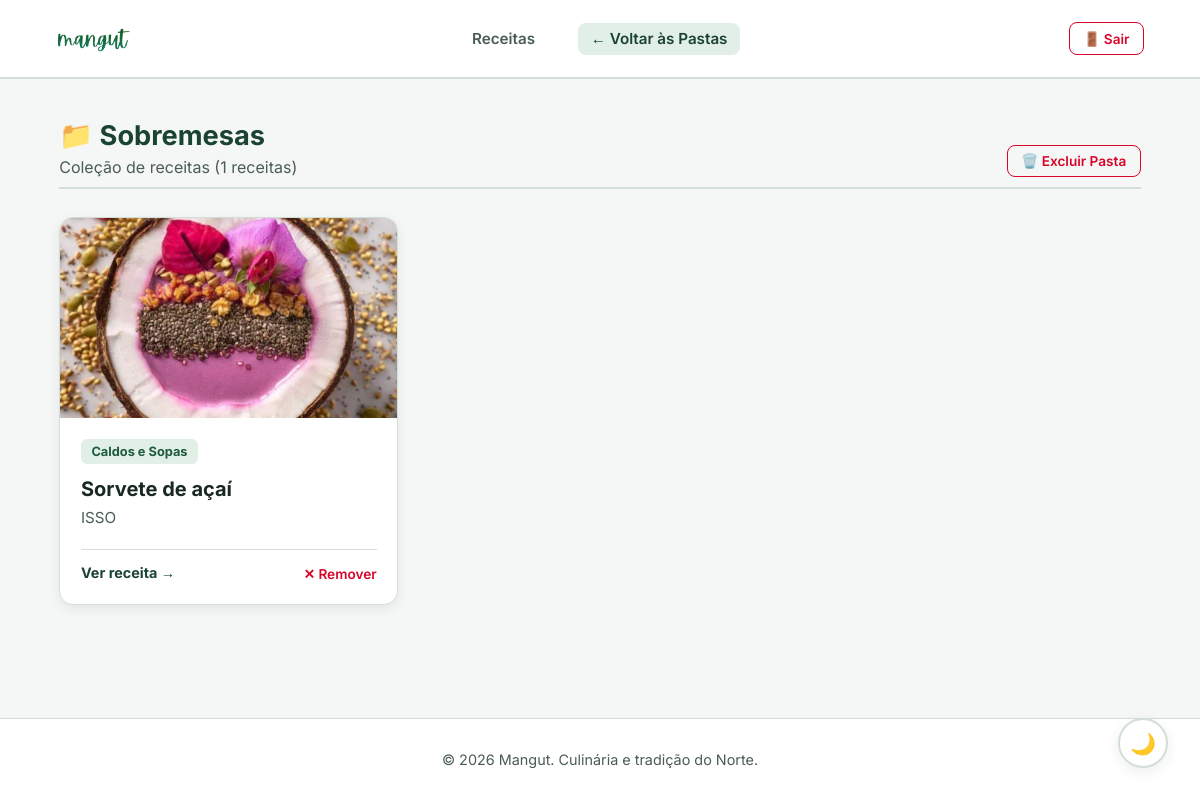
Screenshot of /pastas/2 (signed in) with the database file from the repository.
### app/models.py (models this page shows)
class PastaReceitas(db.Model):
    __tablename__ = 'pastas_receitas_usuario'
    id = db.Column(db.Integer, primary_key=True)
    nome = db.Column(db.String(100), nullable=False)
    descricao = db.Column(db.String(255), nullable=True)
    data_criacao = db.Column(db.DateTime, default=datetime.utcnow)
    gastronomo_id = db.Column(db.Integer, db.ForeignKey('gastronomos.idgastronomos'), nullable=False)
    usuario = db.relationship('Gastronomo', back_populates='pastas')
    receitas_salvas = db.relationship('Receita', secondary=pastas_receitas, backref='pastas_onde_esta_salva',
                                      lazy='subquery')

class Receita(db.Model):
    __tablename__ = 'receitas'
    idreceitas = db.Column(db.Integer, primary_key=True)
    nome = db.Column(db.String(100), nullable=False)
    descricao = db.Column(db.Text, nullable=False)
    lista_ingredientes = db.Column(db.Text, nullable=False)
    modo_preparo = db.Column(db.Text, nullable=False)
    imagem_url = db.Column(db.String(255), nullable=True)
    visualizacoes = db.Column(db.Integer, default=0)
    status = db.Column(db.String(20), default='ativo')
    data_criacao = db.Column(db.DateTime, default=datetime.utcnow)
    categoria_idcategoria = db.Column(db.Integer, db.ForeignKey('categoria.idcategoria'), nullable=False)
    gastronomos_idgastronomos = db.Column(db.Integer, db.ForeignKey('gastronomos.idgastronomos'), nullable=False)
    categoria_rel = db.relationship('Categoria', back_populates='receitas')
    autor = db.relationship('Gastronomo', back_populates='receitas')
    avaliacoes = db.relationship('AvaliacaoReceita', back_populates='receita', lazy=True, cascade='all, delete-orphan')

class Categoria(db.Model):
    __tablename__ = 'categoria'
    idcategoria = db.Column(db.Integer, primary_key=True)
    nome = db.Column(db.String(50), nullable=False)
    receitas = db.relationship('Receita', back_populates='categoria_rel', lazy=True)

### app/routes.py (the view)
@main.route('/pastas/<int:id>')
@login_required
def ver_pasta(id):
    pasta = PastaReceitas.query.filter_by(id=id, gastronomo_id=current_user.idgastronomos).first_or_404()
    receitas_formatadas = formatar_receitas(Receita.query.filter(Receita.idreceitas.in_([r.idreceitas for r in pasta.receitas_salvas]))) if pasta.receitas_salvas else []
    return render_template('detalhe_pasta.html', pasta=pasta, receitas=receitas_formatadas)

### app/routes.py (called while the page is built)
def formatar_receitas(query_obj):
    receitas_db = query_obj.all()
    formatadas = []
    for r in receitas_db:
        avaliacoes = AvaliacaoReceita.query.filter_by(receitas_idreceitas=r.idreceitas).all()
        qtd = len(avaliacoes)
        media = round(sum(a.avaliacoes for a in avaliacoes) / qtd, 1) if qtd > 0 else 0.0
        formatadas.append({
            "id": r.idreceitas,
            "nome": r.nome,
            "categoria": r.categoria_rel.nome,
            "categoria_id": r.categoria_idcategoria,
            "descricao": r.descricao,
            "imagem_url": r.imagem_url,  # 🟢 Fica None caso não exista foto
            "media_estrelas": media,
            "qtd_avaliacoes": qtd
        })
    return formatadas

### app/templates/detalhe_pasta.html (shortened to what this page needs)
<!DOCTYPE html>
<html lang="pt-br">
<head>
    <link rel="stylesheet" href="{{ url_for('static', filename='css/style.css') }}">
</head>
<body>
    <header class="navbar">
        <a href="/" class="logo-link">
            <img src="{{ url_for('static', filename='img/logo.png') }}" alt="Logo Mangut" class="navbar-logo">
        </a>
        <nav class="nav-links">
            <a href="/receitas">Receitas</a>
            <a href="/pastas" class="active">← Voltar às Pastas</a>
        </nav>
        <div class="nav-actions">
            <a href="/logout" class="btn-logout">🚪 Sair</a>
        </div>
    </header>
    <main class="container">
        <div class="section-header">
            <div>
                <h2>📁 {{ pasta.nome }}</h2>
                <p style="color: var(--text-secondary); margin-top: 0.3rem;">{{ pasta.descricao or 'Coleção de receitas' }} ({{ receitas|length }} receitas)</p>
            </div>
            <form action="{{ url_for('main.excluir_pasta', id=pasta.id) }}" method="POST" onsubmit="return confirm('Tem certeza que deseja excluir esta pasta? As receitas continuarão no site.');">
                <button type="submit" class="btn-logout" style="font-size: 0.85rem;">🗑️ Excluir Pasta</button>
            </form>
        </div>
        {% if receitas %}
            <div class="recipe-grid">
                {% for receita in receitas %}
                <div style="display: flex; flex-direction: column; background: var(--bg-card); border-radius: 14px; border: 1px solid var(--border-color); box-shadow: 0 4px 12px var(--card-shadow); overflow: hidden;">
                    {% if receita.imagem_url %}
                        <img src="{{ receita.imagem_url }}" alt="{{ receita.nome }}" class="card-img">
                    {% endif %}
                    <div class="card-content" style="flex: 1; display: flex; flex-direction: column; justify-content: space-between; padding: 1.3rem;">
                        <div>
                            <span class="card-tag">{{ receita.categoria }}</span>
                            <h3 style="margin: 0.8rem 0 0.4rem 0; font-size: 1.25rem;">{{ receita.nome }}</h3>
                            <p style="color: var(--text-secondary); font-size: 0.95rem; line-height: 1.5;">{{ receita.descricao }}</p>
                        </div>
                        <div style="display: flex; justify-content: space-between; align-items: center; margin-top: 1.2rem; border-top: 1px solid var(--border-color); padding-top: 0.8rem;">
                            <a href="{{ url_for('main.detalhe_receita', id=receita.id) }}" style="color: var(--text-accent); font-weight: 700; text-decoration: none; font-size: 0.9rem;">Ver receita →</a>
                            <form action="{{ url_for('main.alternar_salvar_pasta', receita_id=receita.id) }}" method="POST">
                                <button type="submit" style="background: none; border: none; color: #d90429; cursor: pointer; font-size: 0.85rem; font-weight: 600;" title="Remover desta pasta">
                                    ✕ Remover
                                </button>
                            </form>
                        </div>
                    </div>
                </div>
                {% endfor %}
            </div>
        {% endif %}
    </main>
    <footer>
        <p>&copy; 2026 Mangut. Culinária e tradição do Norte.</p>
    </footer>
    <button id="theme-toggle" class="theme-toggle-floating" title="Alternar Modo Escuro">🌙</button>
</body>
</html>

### app/static/css/style.css (style rules this page uses)
:root { --bg-main: #f5f7f6; --bg-card: #ffffff; --bg-surface: #eaf1ed; --bg-hero: #e1efe7; --text-primary: #182822; --text-secondary: #4a5c54; --text-accent: #1b4332; --border-color: #d2ded7; --tag-bg: #e1efe6; --tag-text: #1e5a3f; --btn-cta: #d90429; --btn-cta-hover: #b80020; --card-shadow: rgba(24, 40, 34, 0.08); }
* { margin: 0; padding: 0; box-sizing: border-box; font-family: 'Inter', sans-serif; transition: background-color 0.25s ease, color 0.25s ease, border-color 0.25s ease; }
html { scroll-behavior: smooth; }
body { background-color: var(--bg-main); color: var(--text-primary); min-height: 100vh; display: flex; flex-direction: column; }
.navbar { display: flex; justify-content: space-between; align-items: center; padding: 1.1rem 3.5rem; background-color: var(--bg-card); border-bottom: 2px solid var(--border-color); position: sticky; top: 0; z-index: 1000; }
.logo-link { display: flex; align-items: center; text-decoration: none; }
.navbar-logo { height: 42px; width: auto; }
.nav-links a { margin: 0 0.8rem; text-decoration: none; color: var(--text-secondary); font-weight: 600; font-size: 0.95rem; padding: 0.4rem 0.8rem; border-radius: 8px; }
.nav-links a:hover, .nav-links a.active { color: var(--text-accent); background-color: var(--tag-bg); }
.nav-actions { display: flex; align-items: center; gap: 0.9rem; }
.btn-logout { display: inline-flex; align-items: center; gap: 0.35rem; color: #d90429; border: 1px solid #d90429; background-color: transparent; padding: 0.45rem 0.85rem; border-radius: 8px; font-size: 0.85rem; font-weight: 600; text-decoration: none; }
.container { max-width: 1120px; margin: 2.5rem auto; padding: 0 1.2rem; flex: 1; width: 100%; }
.section-header { display: flex; justify-content: space-between; align-items: flex-end; margin-bottom: 1.8rem; border-bottom: 2px solid var(--border-color); padding-bottom: 0.6rem; }
.section-header h2 { color: var(--text-accent); font-size: 1.7rem; }
.recipe-grid { display: grid; grid-template-columns: repeat(auto-fill, minmax(320px, 1fr)); gap: 2rem; }
.card-img { width: 100%; height: 200px; object-fit: cover; background-color: var(--bg-surface); }
.card-content { padding: 1.3rem; display: flex; flex-direction: column; justify-content: space-between; flex-grow: 1; }
.card-tag { background: var(--tag-bg); color: var(--tag-text); font-size: 0.8rem; font-weight: 700; padding: 0.3rem 0.65rem; border-radius: 6px; display: inline-block; }
.theme-toggle-floating { position: fixed; bottom: 2rem; right: 2rem; width: 50px; height: 50px; background-color: var(--bg-card); border: 2px solid var(--border-color); color: var(--text-primary); border-radius: 50%; cursor: pointer; font-size: 1.3rem; display: flex; align-items: center; justify-content: center; box-shadow: 0 4px 14px var(--card-shadow); z-index: 1000; }
footer { text-align: center; padding: 2rem; color: var(--text-secondary); font-size: 0.9rem; border-top: 1px solid var(--border-color); background: var(--bg-card); margin-top: 4rem; }
img, video, canvas { max-width: 100%; height: auto; }

### rows the page displays
PastaReceitas: nome "Sobremesas", descricao "Coleção de receitas"
Receita: imagem_url (picture), nome "Sorvete de açaí", descricao "ISSO"
Categoria: categoria "Caldos e Sopas"

### other values shown
{{ receitas|length }} "1"
